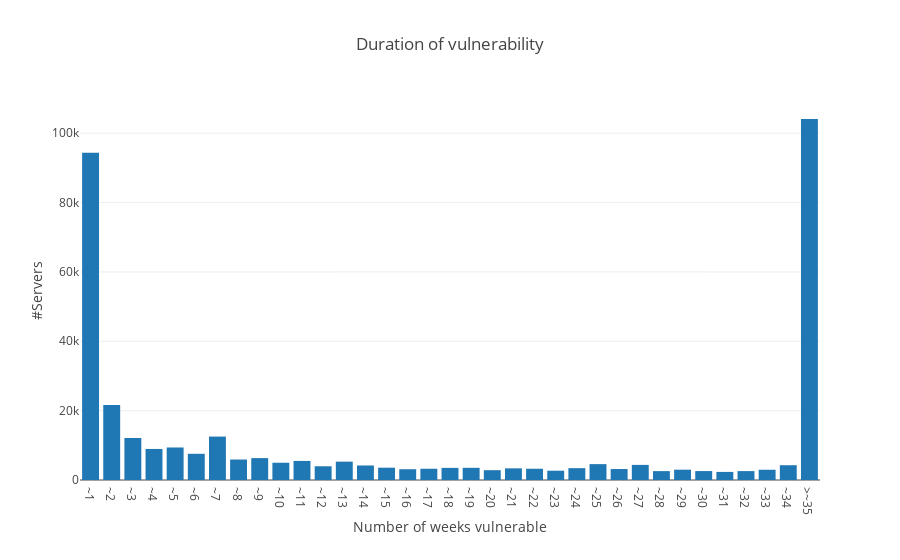

The notebook cell saved with this chart:
### Code cell
df = _.DataFrame()

df['num_weeks_vulnerable'] = '~' + df['num_weeks_vulnerable'].astype(str)

last_week = df.index[-1]
df.at[last_week, 'num_weeks_vulnerable'] = '>' + df.at[last_week, 'num_weeks_vulnerable']
print(df)
# Plot number of months vulnerable here

trace = go.Bar(
            x=df['num_weeks_vulnerable'].astype(str),
            y=df['count'],
)

data = [trace]

layout = go.Layout(title="Duration of vulnerability",
                xaxis=dict(title='Number of weeks vulnerable'),
                yaxis=dict(title='#Servers'))

fig = go.Figure(data=data, layout=layout)

iplot(fig)

### Figure 1 — Plotly figure (JSON) as saved in the notebook; plotly's stock layout.template omitted (floating-point values rounded to 4 significant figures)
{"data": [{"type": "bar", "uid": "4a44497a-c4f9-11e8-a2c1-00ff4d40bf84", "x": ["~1", "~2", "~3", "~4", "~5", "~6", "~7", "~8", "~9", "~10", "~11", "~12", "~13", "~14", "~15", "~16", "~17", "~18", "~19", "~20", "~21", "~22", "~23", "~24", "~25", "~26", "~27", "~28", "~29", "~30", "~31", "~32", "~33", "~34", ">~35"], "y": [94373, 21663, 12121, 8954, 9376, 7557, 12523, 5909, 6312, 4974, 5499, 3956, 5292, 4186, 3547, 3109, 3241, 3496, 3513, 2830, 3357, 3248, 2678, 3414, 4577, 3161, 4357, 2560, 2973, 2576, 2331, 2566, 2956, 4258, 104098]}], "layout": {"title": "Duration of vulnerability", "xaxis": {"title": "Number of weeks vulnerable"}, "yaxis": {"title": "#Servers"}}}
